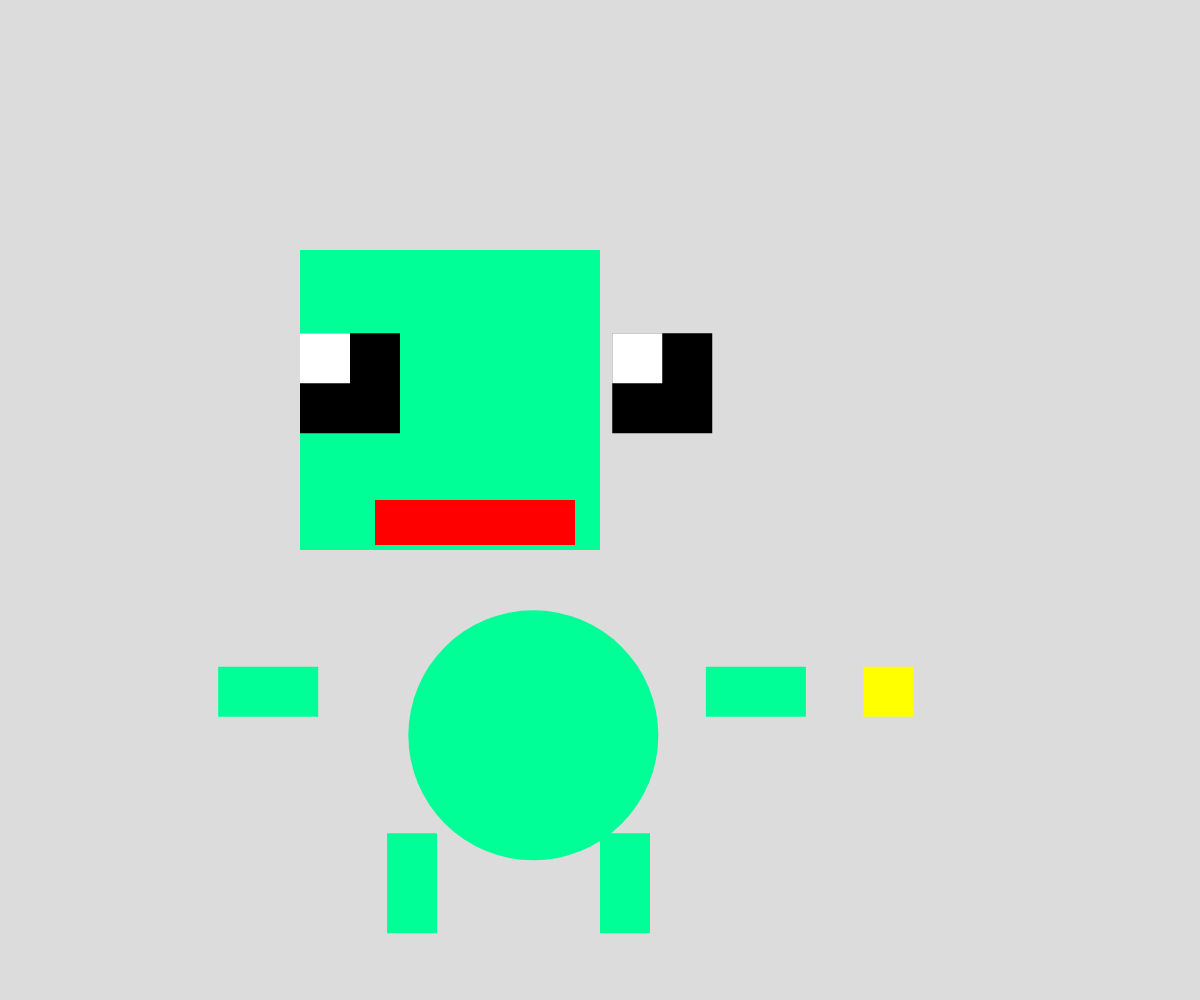
Frame 1 (no input)
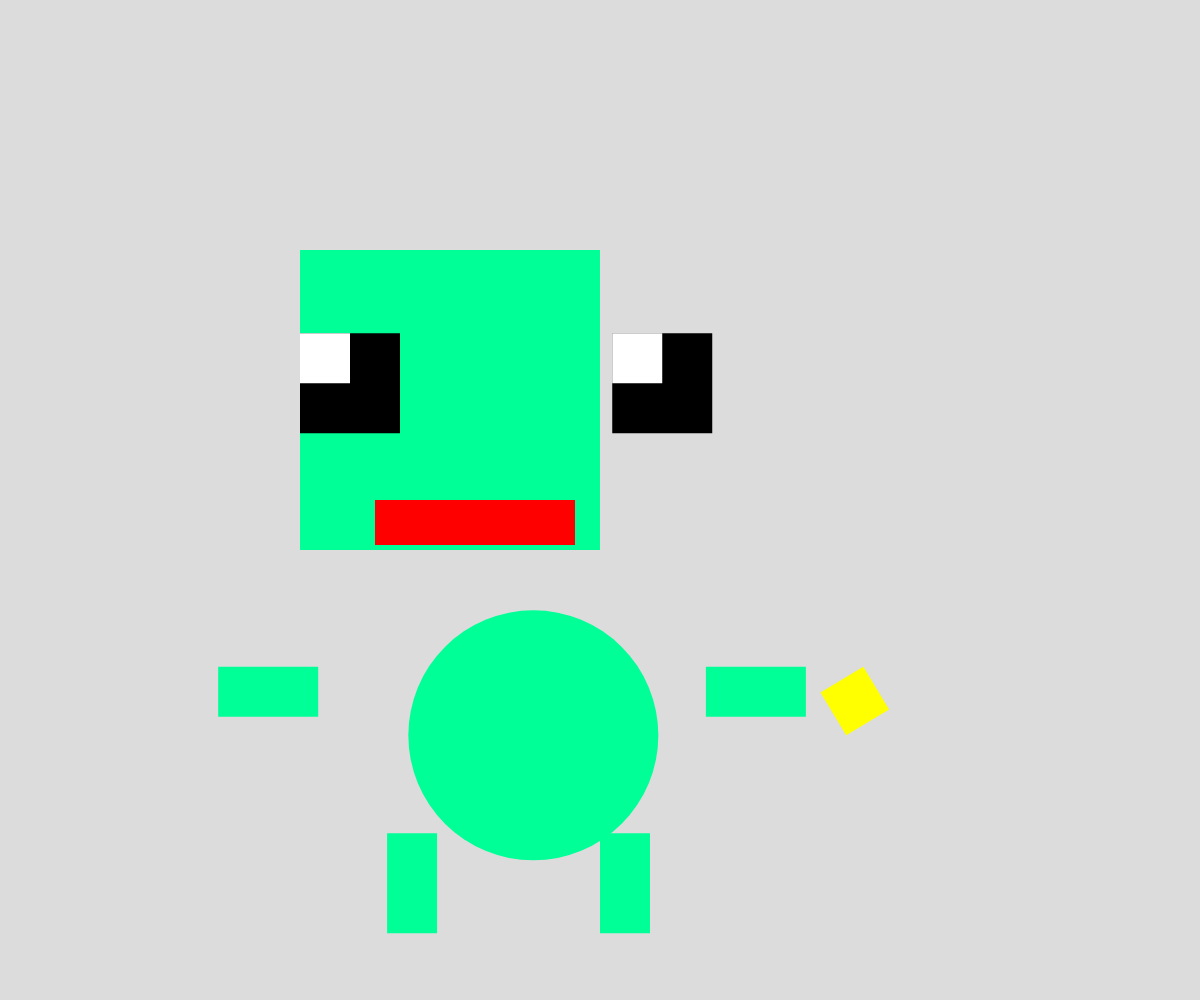
Frame 60 (no input)
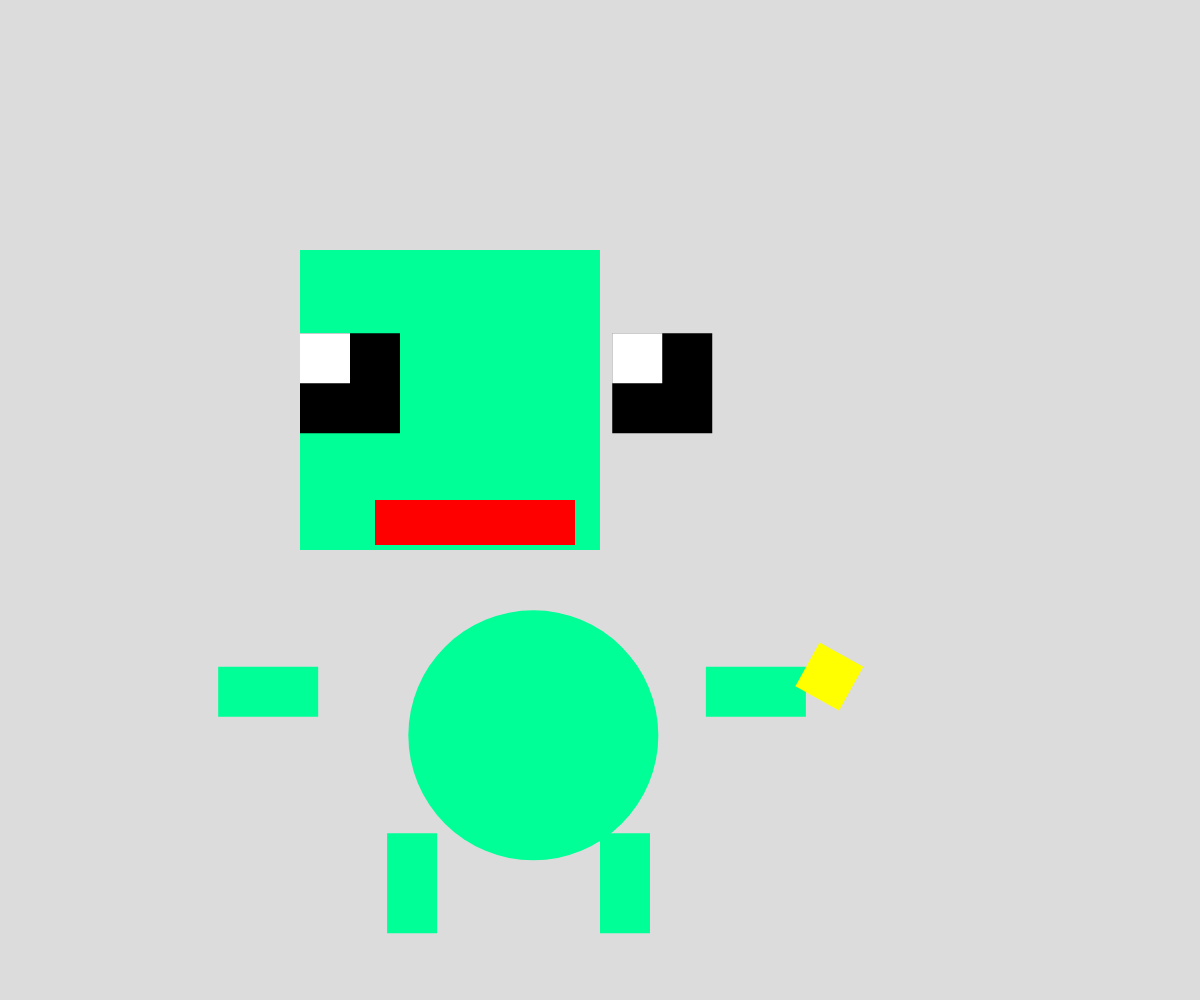
Frame 120 (the mouse pressed at the canvas centre since frame 60)

The p5.js sketch that drew these frames (run headless with seeded random() and noise() and a simulated clock; from frame 60 on, the mouse is pressed at the canvas centre):

// p5.js sketch
// ── sketch.js
// Project Title
// Your Name
// Date
//
// Extra for Experts:
// - describe what you did to take this project "above and beyond"

let angle=0
function setup() {
  createCanvas(windowWidth, windowHeight);
  angleMode(DEGREES);
}

function draw() {
  background(220);
  noStroke();
  fill(0,255,150)
  rect(width/4,height/4,300,300);
  fill(0);
  rect(width/4,height/3,100,100);
  rect(width/1.96,height/3,100,100);
  fill(255);
  rect(width/4,height/3,50,50);
  rect(width/1.96,height/3,50,50);
  fill(255,0,0);
  rect(width/3.2,height/2,200,45);
  fill(0,255,150);
  rect(width/2,height/1.2,50,100);
  rect(width/3.1,height/1.2,50,100);
  rect(width/1.7,height/1.5,100,50);
  rect(width/5.5,height/1.5,100,50);
  circle(width/2.25,height/1.36,250);
  //--------------------------//
  fill('yellow');
  translate(width/1.39,height/1.5);
  rotate(angle);
  line(0,0,50,50);
  rect(0,0,50,50);
  angle = angle + 1;
}
